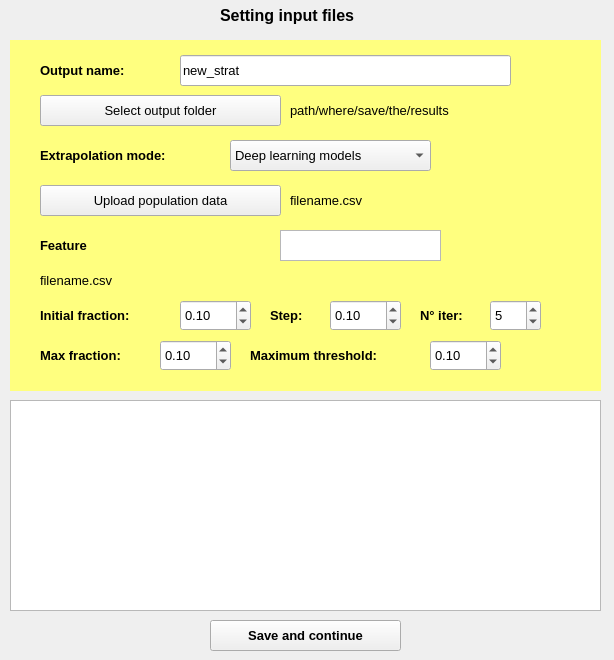
<?xml version="1.0" encoding="UTF-8"?>
<ui version="4.0">
 <class>DataSetting</class>
 <widget class="QMainWindow" name="DataSetting">
  <property name="geometry">
   <rect>
    <x>0</x>
    <y>0</y>
    <width>614</width>
    <height>660</height>
   </rect>
  </property>
  <property name="windowTitle">
   <string>MainWindow</string>
  </property>
  <widget class="QWidget" name="data_frame">
   <widget class="QLabel" name="w_tittle">
    <property name="geometry">
     <rect>
      <x>220</x>
      <y>0</y>
      <width>191</width>
      <height>31</height>
     </rect>
    </property>
    <property name="font">
     <font>
      <pointsize>12</pointsize>
      <weight>75</weight>
      <bold>true</bold>
     </font>
    </property>
    <property name="text">
     <string>Setting input files</string>
    </property>
   </widget>
   <widget class="QPushButton" name="save_buttom">
    <property name="geometry">
     <rect>
      <x>210</x>
      <y>620</y>
      <width>191</width>
      <height>31</height>
     </rect>
    </property>
    <property name="font">
     <font>
      <pointsize>10</pointsize>
      <weight>75</weight>
      <bold>true</bold>
     </font>
    </property>
    <property name="text">
     <string>Save and continue</string>
    </property>
   </widget>
   <widget class="QTableWidget" name="tableWidget">
    <property name="geometry">
     <rect>
      <x>10</x>
      <y>400</y>
      <width>591</width>
      <height>211</height>
     </rect>
    </property>
   </widget>
   <widget class="QLabel" name="output_label_new">
    <property name="geometry">
     <rect>
      <x>40</x>
      <y>55</y>
      <width>121</width>
      <height>31</height>
     </rect>
    </property>
    <property name="font">
     <font>
      <pointsize>10</pointsize>
      <weight>75</weight>
      <bold>true</bold>
     </font>
    </property>
    <property name="text">
     <string>Output name:</string>
    </property>
   </widget>
   <widget class="QLineEdit" name="output_new_value">
    <property name="geometry">
     <rect>
      <x>180</x>
      <y>55</y>
      <width>331</width>
      <height>31</height>
     </rect>
    </property>
    <property name="font">
     <font>
      <pointsize>10</pointsize>
     </font>
    </property>
    <property name="text">
     <string>new_strat</string>
    </property>
   </widget>
   <widget class="QLabel" name="backg_2">
    <property name="geometry">
     <rect>
      <x>10</x>
      <y>40</y>
      <width>591</width>
      <height>351</height>
     </rect>
    </property>
    <property name="styleSheet">
     <string notr="true">background-color: rgb(255, 255, 127);</string>
    </property>
    <property name="text">
     <string/>
    </property>
   </widget>
   <widget class="QPushButton" name="population_new_button">
    <property name="geometry">
     <rect>
      <x>40</x>
      <y>185</y>
      <width>241</width>
      <height>31</height>
     </rect>
    </property>
    <property name="font">
     <font>
      <pointsize>10</pointsize>
      <weight>50</weight>
      <bold>false</bold>
     </font>
    </property>
    <property name="text">
     <string>Upload population data</string>
    </property>
   </widget>
   <widget class="QLabel" name="population_new_path">
    <property name="geometry">
     <rect>
      <x>290</x>
      <y>190</y>
      <width>291</width>
      <height>21</height>
     </rect>
    </property>
    <property name="font">
     <font>
      <pointsize>10</pointsize>
     </font>
    </property>
    <property name="text">
     <string>filename.csv</string>
    </property>
   </widget>
   <widget class="QLabel" name="saved_path_new">
    <property name="geometry">
     <rect>
      <x>290</x>
      <y>100</y>
      <width>291</width>
      <height>21</height>
     </rect>
    </property>
    <property name="font">
     <font>
      <pointsize>10</pointsize>
     </font>
    </property>
    <property name="text">
     <string>path/where/save/the/results</string>
    </property>
   </widget>
   <widget class="QPushButton" name="output_path_new_button">
    <property name="geometry">
     <rect>
      <x>40</x>
      <y>95</y>
      <width>241</width>
      <height>31</height>
     </rect>
    </property>
    <property name="font">
     <font>
      <pointsize>10</pointsize>
      <weight>50</weight>
      <bold>false</bold>
     </font>
    </property>
    <property name="text">
     <string>Select output folder</string>
    </property>
   </widget>
   <widget class="QListWidget" name="listWidget">
    <property name="geometry">
     <rect>
      <x>280</x>
      <y>230</y>
      <width>161</width>
      <height>31</height>
     </rect>
    </property>
   </widget>
   <widget class="QLabel" name="population_new_path_2">
    <property name="geometry">
     <rect>
      <x>40</x>
      <y>270</y>
      <width>541</width>
      <height>21</height>
     </rect>
    </property>
    <property name="font">
     <font>
      <pointsize>10</pointsize>
     </font>
    </property>
    <property name="text">
     <string>filename.csv</string>
    </property>
   </widget>
   <widget class="QLabel" name="output_label_new_2">
    <property name="geometry">
     <rect>
      <x>40</x>
      <y>230</y>
      <width>241</width>
      <height>31</height>
     </rect>
    </property>
    <property name="font">
     <font>
      <pointsize>10</pointsize>
      <weight>75</weight>
      <bold>true</bold>
     </font>
    </property>
    <property name="text">
     <string>Feature</string>
    </property>
   </widget>
   <widget class="QLabel" name="extra_label_new">
    <property name="geometry">
     <rect>
      <x>40</x>
      <y>140</y>
      <width>181</width>
      <height>31</height>
     </rect>
    </property>
    <property name="font">
     <font>
      <pointsize>10</pointsize>
      <weight>75</weight>
      <bold>true</bold>
     </font>
    </property>
    <property name="text">
     <string>Extrapolation mode:</string>
    </property>
   </widget>
   <widget class="QComboBox" name="extrap_mode_new">
    <property name="geometry">
     <rect>
      <x>230</x>
      <y>140</y>
      <width>201</width>
      <height>31</height>
     </rect>
    </property>
    <property name="font">
     <font>
      <pointsize>10</pointsize>
     </font>
    </property>
    <item>
     <property name="text">
      <string>Deep learning models</string>
     </property>
    </item>
    <item>
     <property name="text">
      <string>Manually</string>
     </property>
    </item>
   </widget>
   <widget class="QLabel" name="ini_fract_new_label">
    <property name="geometry">
     <rect>
      <x>40</x>
      <y>300</y>
      <width>141</width>
      <height>31</height>
     </rect>
    </property>
    <property name="font">
     <font>
      <pointsize>10</pointsize>
      <weight>75</weight>
      <bold>true</bold>
     </font>
    </property>
    <property name="text">
     <string>Initial fraction:</string>
    </property>
   </widget>
   <widget class="QDoubleSpinBox" name="ini_fract_new_value">
    <property name="geometry">
     <rect>
      <x>180</x>
      <y>300</y>
      <width>71</width>
      <height>31</height>
     </rect>
    </property>
    <property name="font">
     <font>
      <pointsize>10</pointsize>
     </font>
    </property>
    <property name="maximum">
     <double>90.000000000000000</double>
    </property>
    <property name="singleStep">
     <double>0.500000000000000</double>
    </property>
    <property name="value">
     <double>0.100000000000000</double>
    </property>
   </widget>
   <widget class="QLabel" name="step_new_label">
    <property name="geometry">
     <rect>
      <x>270</x>
      <y>300</y>
      <width>71</width>
      <height>31</height>
     </rect>
    </property>
    <property name="font">
     <font>
      <pointsize>10</pointsize>
      <weight>75</weight>
      <bold>true</bold>
     </font>
    </property>
    <property name="text">
     <string>Step:</string>
    </property>
   </widget>
   <widget class="QDoubleSpinBox" name="step_new_value">
    <property name="geometry">
     <rect>
      <x>330</x>
      <y>300</y>
      <width>71</width>
      <height>31</height>
     </rect>
    </property>
    <property name="font">
     <font>
      <pointsize>10</pointsize>
     </font>
    </property>
    <property name="maximum">
     <double>90.000000000000000</double>
    </property>
    <property name="singleStep">
     <double>0.500000000000000</double>
    </property>
    <property name="value">
     <double>0.100000000000000</double>
    </property>
   </widget>
   <widget class="QLabel" name="max_frac_new_label">
    <property name="geometry">
     <rect>
      <x>40</x>
      <y>340</y>
      <width>121</width>
      <height>31</height>
     </rect>
    </property>
    <property name="font">
     <font>
      <pointsize>10</pointsize>
      <weight>75</weight>
      <bold>true</bold>
     </font>
    </property>
    <property name="text">
     <string>Max fraction:</string>
    </property>
   </widget>
   <widget class="QDoubleSpinBox" name="max_frac_new_value">
    <property name="geometry">
     <rect>
      <x>160</x>
      <y>340</y>
      <width>71</width>
      <height>31</height>
     </rect>
    </property>
    <property name="font">
     <font>
      <pointsize>10</pointsize>
     </font>
    </property>
    <property name="maximum">
     <double>90.000000000000000</double>
    </property>
    <property name="singleStep">
     <double>0.500000000000000</double>
    </property>
    <property name="value">
     <double>0.100000000000000</double>
    </property>
   </widget>
   <widget class="QLabel" name="n_iter_new_label">
    <property name="geometry">
     <rect>
      <x>420</x>
      <y>300</y>
      <width>71</width>
      <height>31</height>
     </rect>
    </property>
    <property name="font">
     <font>
      <pointsize>10</pointsize>
      <weight>75</weight>
      <bold>true</bold>
     </font>
    </property>
    <property name="text">
     <string>N° iter:</string>
    </property>
   </widget>
   <widget class="QLabel" name="threshold_new">
    <property name="geometry">
     <rect>
      <x>250</x>
      <y>340</y>
      <width>181</width>
      <height>31</height>
     </rect>
    </property>
    <property name="font">
     <font>
      <pointsize>10</pointsize>
      <weight>75</weight>
      <bold>true</bold>
     </font>
    </property>
    <property name="text">
     <string>Maximum threshold:</string>
    </property>
   </widget>
   <widget class="QDoubleSpinBox" name="threshold_new_value">
    <property name="geometry">
     <rect>
      <x>430</x>
      <y>340</y>
      <width>71</width>
      <height>31</height>
     </rect>
    </property>
    <property name="font">
     <font>
      <pointsize>10</pointsize>
     </font>
    </property>
    <property name="maximum">
     <double>90.000000000000000</double>
    </property>
    <property name="singleStep">
     <double>0.500000000000000</double>
    </property>
    <property name="value">
     <double>0.100000000000000</double>
    </property>
   </widget>
   <widget class="QSpinBox" name="n_iter_new_value">
    <property name="geometry">
     <rect>
      <x>490</x>
      <y>300</y>
      <width>51</width>
      <height>31</height>
     </rect>
    </property>
    <property name="font">
     <font>
      <pointsize>10</pointsize>
     </font>
    </property>
    <property name="maximum">
     <number>100</number>
    </property>
    <property name="value">
     <number>5</number>
    </property>
   </widget>
   <zorder>backg_2</zorder>
   <zorder>w_tittle</zorder>
   <zorder>save_buttom</zorder>
   <zorder>tableWidget</zorder>
   <zorder>output_label_new</zorder>
   <zorder>output_new_value</zorder>
   <zorder>population_new_button</zorder>
   <zorder>population_new_path</zorder>
   <zorder>saved_path_new</zorder>
   <zorder>output_path_new_button</zorder>
   <zorder>listWidget</zorder>
   <zorder>population_new_path_2</zorder>
   <zorder>output_label_new_2</zorder>
   <zorder>extra_label_new</zorder>
   <zorder>extrap_mode_new</zorder>
   <zorder>ini_fract_new_label</zorder>
   <zorder>ini_fract_new_value</zorder>
   <zorder>step_new_label</zorder>
   <zorder>step_new_value</zorder>
   <zorder>max_frac_new_label</zorder>
   <zorder>max_frac_new_value</zorder>
   <zorder>n_iter_new_label</zorder>
   <zorder>threshold_new</zorder>
   <zorder>threshold_new_value</zorder>
   <zorder>n_iter_new_value</zorder>
  </widget>
 </widget>
 <resources/>
 <connections/>
</ui>
